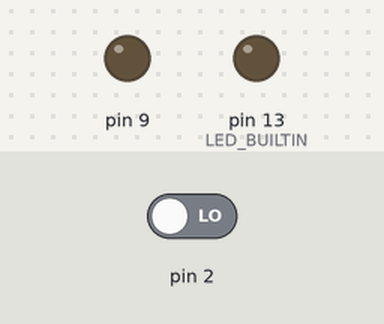
A sketch run on a simulated Arduino Uno, built with avr-gcc and run on an emulated ATmega328P. Parts: output pins drawn as LEDs (lit = HIGH). The inputs (shaded band) are chosen by the test bench; at power-on: pin 2 LOW.

Above: at 1.2 s.
1.3 s: pin 2 driven HIGH
At 2.3 s:
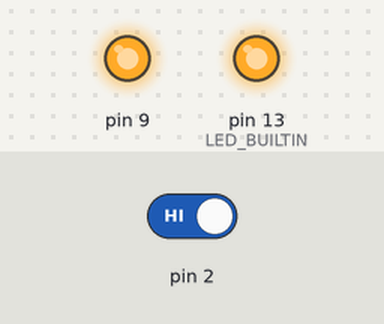
2.8 s: pin 2 driven LOW
At 3.4 s:
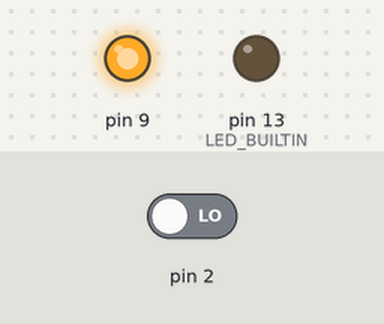
4.3 s: pin 2 driven HIGH
At 5.7 s:
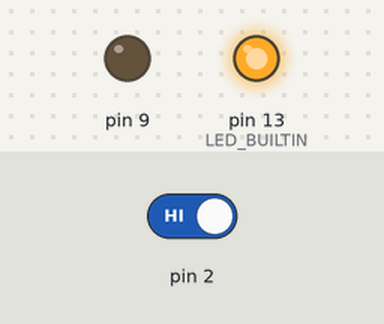
Timing chart, 0 to 7.3 s (numbered marks = the images above; inputs shaded):
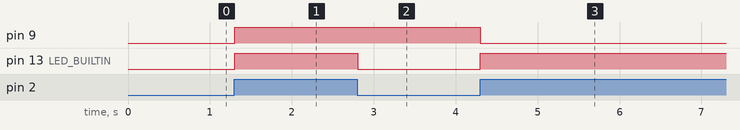

Measured:
- after the input at 1.3 s, pin 9, pin 13 (LED_BUILTIN): LOW → HIGH at once
- after the input at 2.8 s, pin 13 (LED_BUILTIN): HIGH → LOW at once
- after the input at 4.3 s, pin 9: HIGH → LOW at once; pin 13 (LED_BUILTIN): LOW → HIGH at once

The sketch:

schalter.ino
```cpp
int buttonstate = 0;
int ledstate= 0;
boolean dazwischenlosgelassen=true;
void setup() {
  pinMode(9,OUTPUT);
  pinMode(2,INPUT);
  pinMode(LED_BUILTIN,OUTPUT);
}
void loop() {
  buttonstate=digitalRead(2);
  if (buttonstate==1){
    digitalWrite(LED_BUILTIN,HIGH);
  }
  else{
    digitalWrite(LED_BUILTIN,LOW);
  }
  if(buttonstate==0){
    dazwischenlosgelassen=true;
    }
  if(buttonstate==1){
    if(dazwischenlosgelassen==true){
      if (ledstate==0){
        ledstate=1;
        digitalWrite(9,HIGH);
      }
      else{
        ledstate=0;
        digitalWrite(9,LOW);
      }
      dazwischenlosgelassen=false;
    }
  }
  delay(5);
}
```
